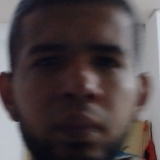
#> input picture train/images_banck/Luis/Image_1.jpg, 160 x 160 px, given in place of the camera
$ python output_layer.py
#> lines starting #> are read from the running program, lines starting #| are printed output that depends on the picture
import cv2 as cv
import os

model = "Luis"
ruta_banck = "C:/Users/llore/Cursos MISD/Vision_artificial/Deteccion/train/images_banck"

ruta = ruta_banck+ "/" + model

if not os.path.exists(ruta):
    os.makedirs(ruta)

cam = cv.VideoCapture(1)

ruidos = cv.CascadeClassifier("C:/Users/llore/Cursos MISD/Vision_artificial/Deteccion/train/hascarcades/haarcascade_frontalface_default.xml")
print(ruidos)
id = 1

while True:
    respuesta, capture = cam.read()
#> capture is the input picture: shape (160, 160, 3); mean B, G, R 70.1, 68.6, 78.8
    if respuesta == False:break

    gray = cv.cvtColor(capture, cv.COLOR_BGR2GRAY)
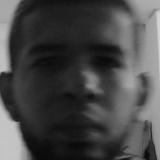
#> gray: shape (160, 160); min 8, max 214, mean 71.8
    idCapture = capture.copy()
    face = ruidos.detectMultiScale(gray, 1.3, 5)
#> face = ()

    for(x, y, e1, e2) in face:
        cv.rectangle(capture, (x, y), (x + e1, y + e2), (0,0,255), 1)
        faceCapture = idCapture[y:y+e1, x:x+e2]
        faceCapture = cv.resize(faceCapture, (160,160), interpolation= cv.INTER_CUBIC)
        cv.imwrite(ruta + "/Image_{}.jpg".format(id), faceCapture)
        id = id+1
#> this loop made 0 passes
#> after the loop, id = 1

    cv.imshow("Faces", capture)

    if id == 100:
        break
cam.release()
cv.destroyAllWindows()

$ run again, on train/images_banck/Luis/Image_11.jpg
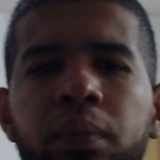
#> input picture train/images_banck/Luis/Image_11.jpg, 160 x 160 px, given in place of the camera
#> capture is the input picture: shape (160, 160, 3); mean B, G, R 53.6, 52.9, 64.2
#> `gray = cv.cvtColor(capture, cv.COLOR_BGR2GRAY)`:
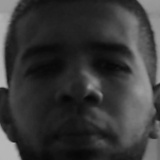
#> gray: shape (160, 160); min 6, max 184, mean 56.4
#> face = ()
#> after the loop `for(x, y, e1, e2) in face:`: id = 1
